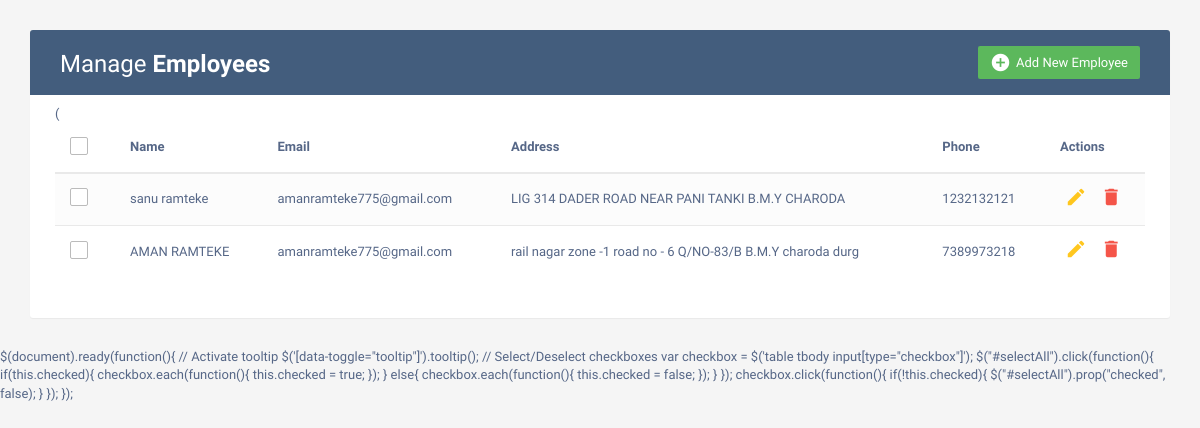
The page / on the database its author committed.
### APP/models.py (models this page shows, shortened)
class Employees(models.Model):
    name = models.CharField(max_length=150)
    email = models.EmailField(max_length=200)
    address = models.TextField()
    phone = models.IntegerField()

### APP/views.py (the view)
# urls.py: path('',views.index, name='home'),
def index(request):
    emp = Employees.objects.all()
    context = {
        'emp': emp,
    }
    return render(request, 'index.html', context)

### templates/index.html (shortened to what this page needs)
<!DOCTYPE html>
<html lang="en">
<head>
<link rel="stylesheet" href="https://maxcdn.bootstrapcdn.com/font-awesome/4.7.0/css/font-awesome.min.css">
<link rel="stylesheet" href="https://maxcdn.bootstrapcdn.com/bootstrap/3.3.7/css/bootstrap.min.css">
  <body>
    <div class="container">
        <div class="table-wrapper">
            <div class="table-title">
                <div class="row">
                    <div class="col-sm-6">
						<h2>Manage <b>Employees</b></h2>
					</div>
					<div class="col-sm-6">
						<a href="#addEmployeeModal-{{forloop.counter}}" class="btn btn-success" data-toggle="modal"><i class="material-icons">&#xE147;</i> <span>Add New Employee</span></a>
					</div>
                </div>
            </div>
            <table class="table table-striped table-hover">
                <thead>
                    <tr>
						<th>
							<span class="custom-checkbox">
								<label for="selectAll"></label>
							</span>
						</th>
                        <th>Name</th>
                        <th>Email</th>
						<th>Address</th>
                        <th>Phone</th>
                        <th>Actions</th>
                    </tr>
                </thead>
                <tbody>
				({% for i in emp %}
                    <tr>
						<td>
							<span class="custom-checkbox">
								<label for="checkbox1"></label>
							</span>
						</td>
                        <td>{{i.name}}</td>
                        <td>{{i.email}}</td>
						<td>{{i.address}}</td>
                        <td>{{i.phone}}</td>
                        <td>
                            <a href="#editEmployeeModal-{{forloop.counter}}" class="edit" data-toggle="modal"><i class="material-icons" data-toggle="tooltip" title="Edit">&#xE254;</i></a>
                            <a href="#deleteEmployeeModal-{{forloop.counter}}" class="delete" data-toggle="modal"><i class="material-icons" data-toggle="tooltip" title="Delete">&#xE872;</i></a>
                        </td>
                    </tr>
				{% endfor %}
                </tbody>
            </table>
    	</div>
    </div>
</body>
<js>
$(document).ready(function(){
	// Activate tooltip
	$('[data-toggle="tooltip"]').tooltip();
	// Select/Deselect checkboxes
	var checkbox = $('table tbody input[type="checkbox"]');
	$("#selectAll").click(function(){
		if(this.checked){
			checkbox.each(function(){
				this.checked = true;
			});
		} else{
			checkbox.each(function(){
				this.checked = false;
			});
		}
	});
	checkbox.click(function(){
		if(!this.checked){
			$("#selectAll").prop("checked", false);
		}
	});
});
</js>
</html>

### templates/index.html (style rules this page uses)
body { color: #566787; background: #f5f5f5; font-family: 'Varela Round', sans-serif; font-size: 13px; }
.table-wrapper { background: #fff; padding: 20px 25px; margin: 30px 0; border-radius: 3px; box-shadow: 0 1px 1px rgba(0,0,0,.05); }
.table-title { padding-bottom: 15px; background: #435d7d; color: #fff; padding: 16px 30px; margin: -20px -25px 10px; border-radius: 3px 3px 0 0; }
.table-title h2 { margin: 5px 0 0; font-size: 24px; }
.table-title .btn { color: #fff; float: right; font-size: 13px; border: none; min-width: 50px; border-radius: 2px; border: none; outline: none !important; margin-left: 10px; }
.table-title .btn i { float: left; font-size: 21px; margin-right: 5px; }
.table-title .btn span { float: left; margin-top: 2px; }
table.table tr th, table.table tr td { border-color: #e9e9e9; padding: 12px 15px; vertical-align: middle; }
table.table tr th:first-child { width: 60px; }
table.table tr th:last-child { width: 100px; }
table.table-striped tbody tr:nth-of-type(odd) { background-color: #fcfcfc; }
table.table td:last-child i { opacity: 0.9; font-size: 22px; margin: 0 5px; }
table.table td a { font-weight: bold; color: #566787; display: inline-block; text-decoration: none; outline: none !important; }
table.table td a.edit { color: #FFC107; }
table.table td a.delete { color: #F44336; }
table.table td i { font-size: 19px; }
.custom-checkbox { position: relative; }
.custom-checkbox label:before { width: 18px; height: 18px; }
.custom-checkbox label:before { content: ''; margin-right: 10px; display: inline-block; vertical-align: text-top; background: white; border: 1px solid #bbb; border-radius: 2px; box-sizing: border-box; z-index: 2; }

### rows shown on the page
Employees: name "sanu ramteke", email "amanramteke775@gmail.com", address "LIG 314 DADER ROAD NEAR PANI TANKI B.M.Y CHARODA", phone "1232132121"
Employees: name "AMAN RAMTEKE", email "amanramteke775@gmail.com", address "rail nagar zone -1 road no - 6 Q/NO-83/B B.M.Y charoda durg", phone "7389973218"
